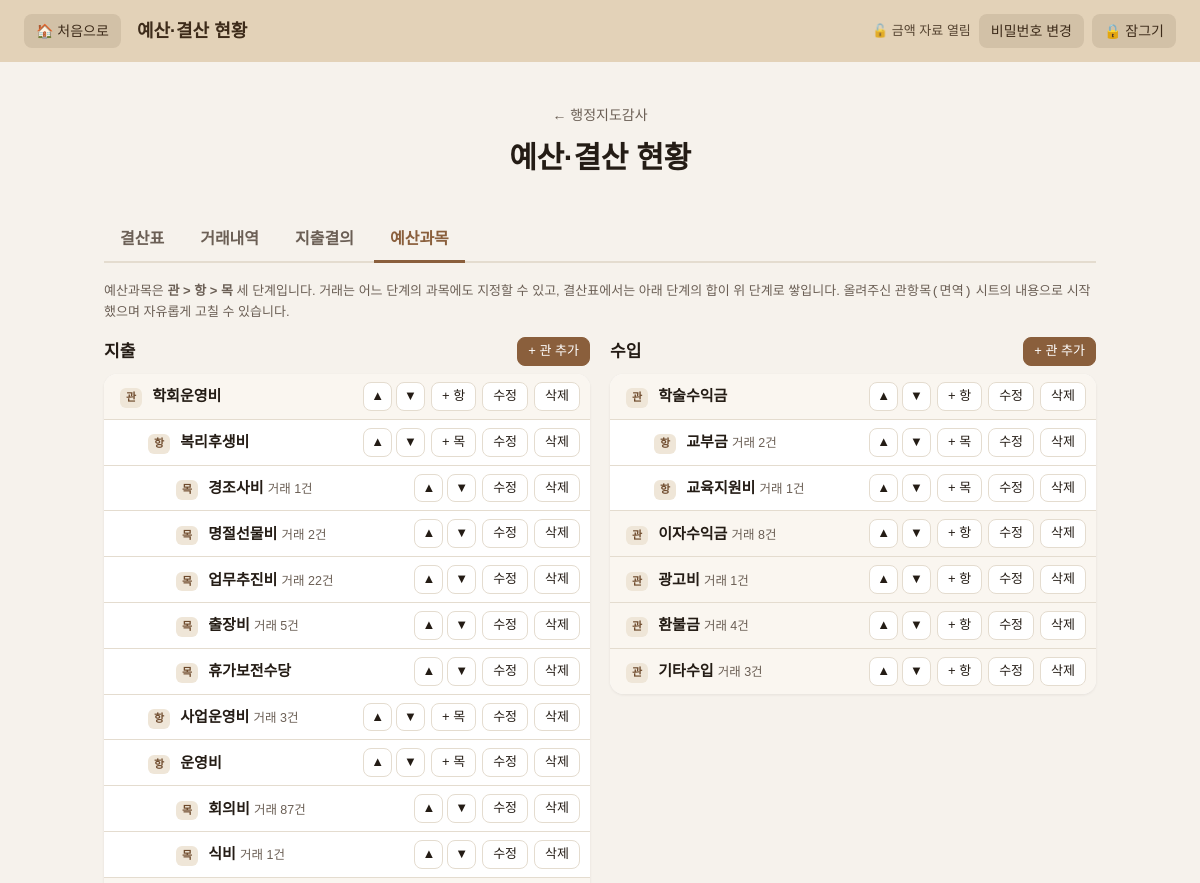
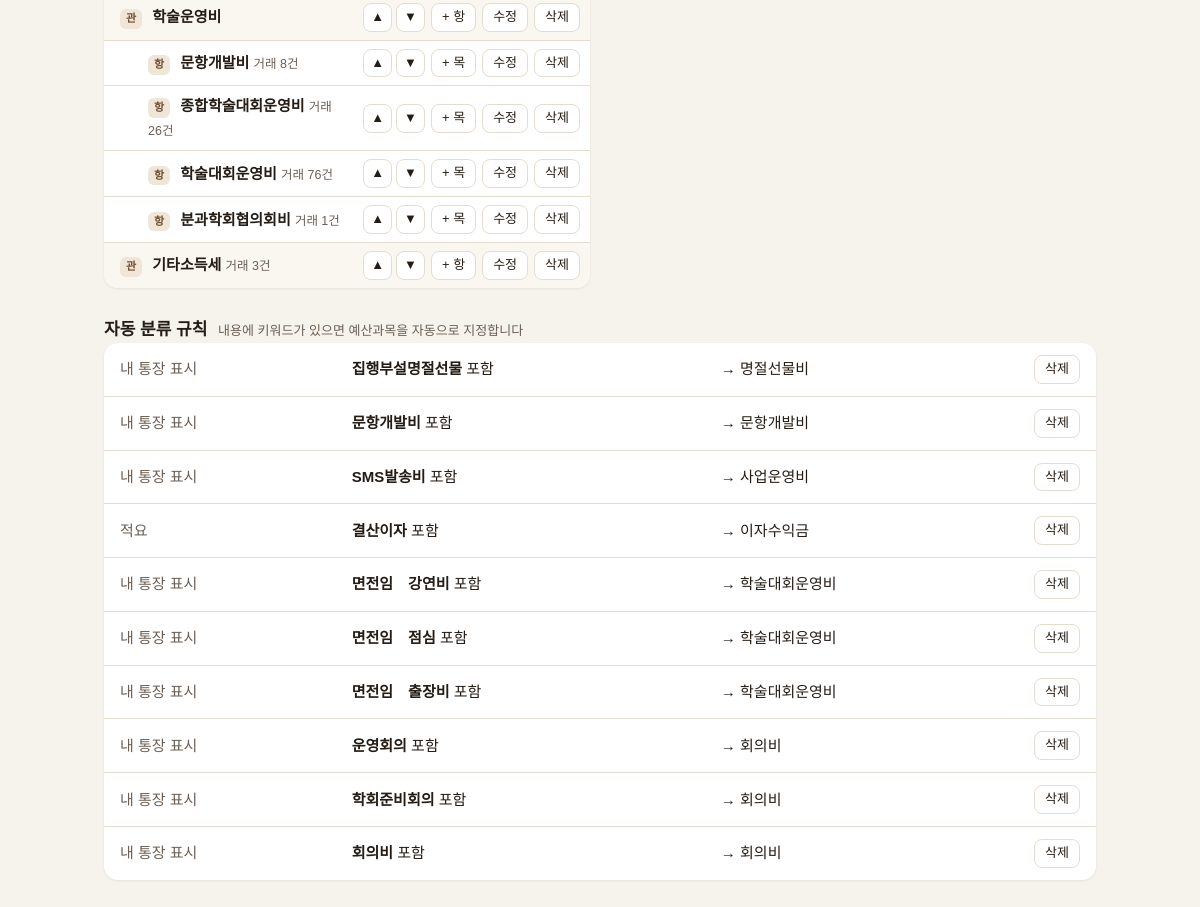
The page /audit/budget/categories (signed in) on the database its author committed (2 pictures, top to bottom).
### tables this page shows
CREATE TABLE budget_categories (  -- 예산과목: 관(1) > 항(2) > 목(3)
    id         INTEGER PRIMARY KEY AUTOINCREMENT,
    parent_id  INTEGER REFERENCES budget_categories(id),
    level      INTEGER NOT NULL,                 -- 1 관 / 2 항 / 3 목
    kind       TEXT NOT NULL,                    -- 수입 / 지출
    name       TEXT NOT NULL,
    sort_order INTEGER NOT NULL DEFAULT 0
);

CREATE TABLE category_rules (      -- 자동 분류 규칙: 내용에 키워드가 있으면 예산과목 지정
    id          INTEGER PRIMARY KEY AUTOINCREMENT,
    field       TEXT NOT NULL,                   -- memo_own / summary / counterparty
    keyword     TEXT NOT NULL,
    category_id INTEGER NOT NULL REFERENCES budget_categories(id) ON DELETE CASCADE,
    UNIQUE(field, keyword)
);

### routes/budget.py (the view)
@bp.route("/audit/budget/categories")
def categories():
    with db() as conn:
        tree = _category_list(conn)
        used = {r["category_id"]: r["n"] for r in conn.execute(
            "SELECT category_id, COUNT(*) AS n FROM bank_transactions WHERE category_id IS NOT NULL GROUP BY category_id")}
        rules = conn.execute(
            "SELECT r.id, r.field, r.keyword, c.name FROM category_rules r JOIN budget_categories c ON c.id = r.category_id "
            "ORDER BY c.name, r.keyword").fetchall()
    for node in tree:
        node["used"] = used.get(node["id"], 0)
    return render_template(
        "budget_categories.html", page=get_menu("budget"), expense=[n for n in tree if n["kind"] == "지출"],
        income=[n for n in tree if n["kind"] == "수입"], rules=rules, rule_fields=RULE_FIELDS,
    )

### app.py (called while the page is built)
@app.context_processor
def inject_globals():
    return {"app_title": APP_TITLE, "menu": MENU}

### auth.py (called while the page is built)
def _get(key, default=None):
    with db() as conn:
        row = conn.execute("SELECT value FROM settings WHERE key = ?", (key,)).fetchone()
    return row["value"] if row else default

def password_is_set():
    return _get("money_password_hash") is not None

def is_unlocked():
    stamp = session.get("unlocked_at")
    if not stamp or session.get("epoch") != _get("lock_epoch", "0"):
        return False
    return time.time() - stamp < IDLE_SECONDS

@bp.before_app_request
def guard():
    if not request.path.startswith(PROTECTED_PATHS):
        return None
    if is_unlocked():
        session["unlocked_at"] = time.time()    # 사용 중이면 자동 잠금 시간 연장
        return None
    if session.pop("unlocked_at", None):
        flash("일정 시간 사용하지 않아 잠겼습니다. 비밀번호를 다시 입력해 주세요.", "error")
    return redirect(url_for("auth.unlock", next=request.full_path.rstrip("?")))

@bp.app_context_processor
def inject_lock_state():
    return {"unlocked": is_unlocked(), "password_set": password_is_set()}

### menu.py (called while the page is built)
def get_menu(key):
    for item in MENU:
        if item["key"] == key:
            return item
    return None

### models.py (called while the page is built)
def get_db():
    conn = sqlite3.connect(DB_PATH)
    conn.row_factory = sqlite3.Row
    conn.execute("PRAGMA foreign_keys = ON")
    return conn

@contextmanager
def db():
    conn = get_db()
    try:
        yield conn
        conn.commit()
    except Exception:
        conn.rollback()
        raise
    finally:
        conn.close()

### routes/budget.py (called while the page is built)
def _category_list(conn):
    rows = conn.execute("SELECT * FROM budget_categories ORDER BY sort_order, id").fetchall()
    children = {}
    for r in rows:
        children.setdefault(r["parent_id"], []).append(r)
    out = []
    def walk(parent_id, trail):
        for r in children.get(parent_id, []):
            path = trail + [r["name"]]
            out.append({"id": r["id"], "name": r["name"], "level": r["level"], "kind": r["kind"],
                        "parent_id": r["parent_id"], "path": " > ".join(path), "depth": r["level"] - 1,
                        "has_children": r["id"] in children})
            walk(r["id"], path)
    walk(None, [])
    return out

### templates/budget_categories.html (shortened to what this page needs)
{% extends "base.html" %}
{% from "_budget_nav.html" import budget_nav %}
{% block header_title %}예산·결산 현황{% endblock %}
{% macro tree(nodes, kind) %}
<div class="table-wrap">
  <table class="table cat-table">
    {% for n in nodes %}
    <tr class="cat-row level-{{ n.level }}">
      <td class="cat-name" style="padding-left: {{ 16 + n.depth * 28 }}px">
        <span class="level-badge">{{ ['관', '항', '목'][n.level - 1] }}</span> <strong>{{ n.name }}</strong>
        {% if n.used %}<small class="muted">거래 {{ n.used }}건</small>{% endif %}
      </td>
      <td class="cat-actions actions-col">
       <div class="cat-btns">
        <form method="post" action="{{ url_for('budget.category_move', category_id=n.id) }}">
          <button class="btn small icon" name="dir" value="up" aria-label="위로" title="위로">▲</button>
          <button class="btn small icon" name="dir" value="down" aria-label="아래로" title="아래로">▼</button>
        </form>
        {% if n.level < 3 %}<button type="button" class="btn small" data-open-add="cat-dialog" data-parent-id="{{ n.id }}"
                data-add-title="'{{ n.name }}' 아래에 {{ ['항', '목'][n.level - 1] }} 추가" data-kind="{{ n.kind }}">+ {{ ['항', '목'][n.level - 1] }}</button>{% endif %}
        <button type="button" class="btn small" data-open-edit="cat-dialog" data-id="{{ n.id }}" data-name="{{ n.name }}">수정</button>
        <form method="post" action="{{ url_for('budget.category_delete', category_id=n.id) }}" data-confirm="'{{ n.name }}'을(를) 삭제할까요?">
          <button class="btn small danger">삭제</button>
        </form>
       </div>
      </td>
    </tr>
    {% endfor %}
  </table>
</div>
{% endmacro %}
{% block content %}
<section class="intro">
  <a class="back" href="{{ url_for('audit_home') }}">← 행정지도감사</a>
  <h1>예산·결산 현황</h1>
</section>
{{ budget_nav('categories') }}
<p class="hint cat-hint">예산과목은 <strong>관 &gt; 항 &gt; 목</strong> 세 단계입니다. 거래는 어느 단계의 과목에도 지정할 수 있고, 결산표에서는 아래 단계의 합이 위 단계로 쌓입니다. 올려주신 <span class="mono">관항목(면역)</span> 시트의 내용으로 시작했으며 자유롭게 고칠 수 있습니다.</p>
<div class="cat-columns">
  <section>
    <div class="cat-head"><h2>지출</h2>
      <button type="button" class="btn small primary" data-open-add="cat-dialog" data-parent-id="" data-kind="지출" data-add-title="지출 관 추가">+ 관 추가</button></div>
    {{ tree(expense, '지출') }}
  </section>
  <section>
    <div class="cat-head"><h2>수입</h2>
      <button type="button" class="btn small primary" data-open-add="cat-dialog" data-parent-id="" data-kind="수입" data-add-title="수입 관 추가">+ 관 추가</button></div>
    {{ tree(income, '수입') }}
  </section>
</div>
<section class="rules-section">
  <h2>자동 분류 규칙 <small class="muted">내용에 키워드가 있으면 예산과목을 자동으로 지정합니다</small></h2>
  {% if rules %}
  <div class="table-wrap">
    <table class="table rules-table">
      {% for r in rules %}
      <tr>
        <td class="muted nowrap">{{ rule_fields.get(r.field, r.field) }}</td>
        <td><strong>{{ r.keyword }}</strong> 포함</td>
        <td>→ {{ r.name }}</td>
        <td class="actions-col"><form method="post" action="{{ url_for('budget.rule_delete', rule_id=r.id) }}" data-confirm="'{{ r.keyword }}' 규칙을 삭제할까요?"><button class="btn small danger">삭제</button></form></td>
      </tr>
      {% endfor %}
    </table>
  </div>
  {% else %}<p class="muted">아직 규칙이 없습니다. 거래내역에서 분류할 때 [같은 내용은 자동 분류]를 체크하면 만들어집니다.</p>{% endif %}
</section>
{% endblock %}

### static/style.css (style rules this page uses)
:root { --bg: #f6f2ec; --ink: #241c15; --muted: #6b5f55; --line: #e4dccf; --brand: #8a5f3c; --brand-dark: #6f4b2d; --card: #ffffff; --topbar-bg: #e3d2b8; --topbar-ink: #3d2b1a; }
* { box-sizing: border-box; }
html, body { margin: 0; }
body { background: var(--bg); color: var(--ink); font-family: "Pretendard", "Malgun Gothic", "Apple SD Gothic Neo", "Noto Sans KR", sans-serif; line-height: 1.6; }
a { color: inherit; text-decoration: none; }
.intro { text-align: center; margin-bottom: 36px; }
.intro h1 { margin: 6px 0 4px; font-size: 30px; letter-spacing: -0.01em; }
.back { font-size: 14px; color: var(--muted); }
.btn { font: inherit; font-size: 14px; cursor: pointer; background: #fff; color: var(--ink); border: 1px solid var(--line); border-radius: 8px; padding: 7px 14px; }
.btn.primary { background: var(--brand); border-color: var(--brand); color: #fff; }
.btn.small { padding: 3px 10px; font-size: 13px; }
.btn.icon { padding: 3px 7px; }
.table-wrap { background: var(--card); border-radius: 14px; overflow-x: auto; box-shadow: 0 1px 3px rgba(36, 28, 21, .08); }
.table { width: 100%; border-collapse: collapse; font-size: 15px; }
.table th, .table td { padding: 12px 16px; text-align: left; border-bottom: 1px solid var(--line); vertical-align: middle; }
.table tbody tr:last-child td { border-bottom: 0; }
.table .actions-col { width: 1%; white-space: nowrap; text-align: right; }
.table .actions-col form, .table .actions-col button { display: inline-block; }
.table .actions-col form { margin: 0; }
.hint { margin: 0; font-size: 13px; color: var(--muted); font-weight: 400; }
.mono { font-family: ui-monospace, "SFMono-Regular", Consolas, monospace; letter-spacing: .02em; }
.muted { color: var(--muted); }
.cat-hint { margin-bottom: 14px; }
.cat-columns { display: grid; grid-template-columns: repeat(auto-fit, minmax(460px, 1fr)); gap: 20px; align-items: start; }
.cat-head { display: flex; align-items: center; justify-content: space-between; margin-bottom: 8px; }
.cat-head h2, .rules-section h2 { margin: 0; font-size: 17px; }
.cat-table td { padding: 8px 10px; vertical-align: middle; }
.cat-table { table-layout: auto; }
.cat-table .cat-name { width: 100%; word-break: keep-all; }
.cat-table td.cat-actions { white-space: nowrap; }
.cat-table .cat-btns { display: flex; gap: 6px; justify-content: flex-end; align-items: center; }
.cat-table .cat-btns form { margin: 0; display: inline-flex; gap: 4px; }
.cat-row.level-1 td { background: #faf6f0; }
.level-badge { display: inline-block; min-width: 22px; text-align: center; font-size: 11px; font-weight: 700; padding: 1px 6px; border-radius: 6px; background: #efe6d8; color: #6f4b2d; margin-right: 6px; }
.rules-section { margin-top: 28px; }
.rules-section h2 small { font-weight: 400; font-size: 13px; margin-left: 6px; }

### rows shown on the page
budget_categories: level "관", name "학회운영비", level "항"
budget_categories: level "항", name "복리후생비", level "목"
budget_categories: level "목", name "경조사비", used "1"
budget_categories: level "목", name "명절선물비", used "2"
budget_categories: level "목", name "업무추진비", used "22"
budget_categories: level "목", name "출장비", used "5"
budget_categories: level "목", name "휴가보전수당"
budget_categories: level "항", name "사업운영비", used "3", level "목"
budget_categories: level "항", name "운영비", level "목"
budget_categories: level "목", name "회의비", used "87"
budget_categories: level "목", name "식비", used "1"
budget_categories: level "관", name "학술운영비", level "항"
budget_categories: level "항", name "문항개발비", used "8", level "목"
budget_categories: level "항", name "종합학술대회운영비", used "26", level "목"
budget_categories: level "항", name "학술대회운영비", used "76", level "목"
budget_categories: level "항", name "분과학회협의회비", used "1", level "목"
budget_categories: level "관", name "기타소득세", used "3", level "항"
budget_categories: level "관", name "학술수익금", level "항"
budget_categories: level "항", name "교부금", used "2", level "목"
budget_categories: level "항", name "교육지원비", used "1", level "목"
budget_categories: level "관", name "이자수익금", used "8", level "항"
budget_categories: level "관", name "광고비", used "1", level "항"
budget_categories: level "관", name "환불금", used "4", level "항"
budget_categories: level "관", name "기타수입", used "3", level "항"
category_rules: get "내 통장 표시", keyword "집행부설명절선물", name "명절선물비"
category_rules: get "내 통장 표시", keyword "문항개발비", name "문항개발비"
category_rules: get "내 통장 표시", keyword "SMS발송비", name "사업운영비"
category_rules: get "적요", keyword "결산이자", name "이자수익금"
category_rules: get "내 통장 표시", keyword "면전임 강연비", name "학술대회운영비"
category_rules: get "내 통장 표시", keyword "면전임 점심", name "학술대회운영비"
category_rules: get "내 통장 표시", keyword "면전임 출장비", name "학술대회운영비"
category_rules: get "내 통장 표시", keyword "운영회의", name "회의비"
category_rules: get "내 통장 표시", keyword "학회준비회의", name "회의비"
category_rules: get "내 통장 표시", keyword "회의비", name "회의비"
